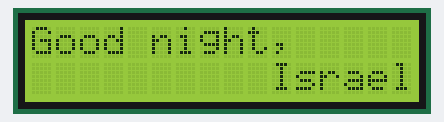
Simulated run of this program. Board: Arduino Uno, built with avr-gcc and run on an emulated ATmega328P. On the bench: 16×2 character LCD.

Above: at 0.1 s.
At 3.2 s:
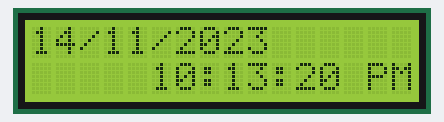
At 12.4 s:
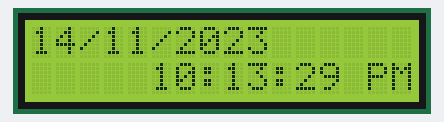
At 20.6 s:
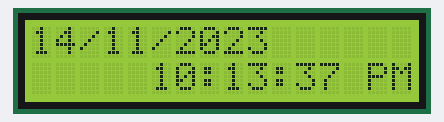
At 29.8 s:
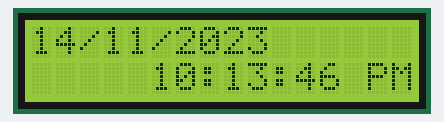
At 39.0 s:
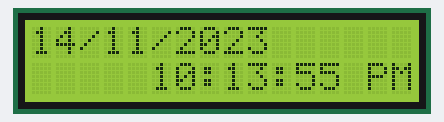

The program:

main.cpp
```cpp
#include <Arduino.h>
#include <Wire.h>
#include <LiquidCrystal_I2C.h>
#include "Clock.h"

// Set the LCD address (usually 0x27 or 0x3F) and dimensions (16 columns, 2 rows)
LiquidCrystal_I2C lcd(0x27, 16, 2);

Clock clock;

void setup() {
  Serial.begin(38400);

  lcd.init();
  lcd.backlight();

  lcd.setCursor(0, 0);
  lcd.print("Good " + clock.getTimeOfDay() + ", ");
  lcd.setCursor(10, 1);
  lcd.print("Israel");
  delay(3000);
}

void loop() {
  lcd.clear();
  // row,column
  lcd.setCursor(0, 0);
  lcd.print(clock.getDate());

  lcd.setCursor(5, 1);
  lcd.print(clock.getTime());

  clock.tick();
  delay(1000);
}
```

Measured:
- what the display in image 1 shows lasts 1.0 s, from 3.1 s to 4.1 s
